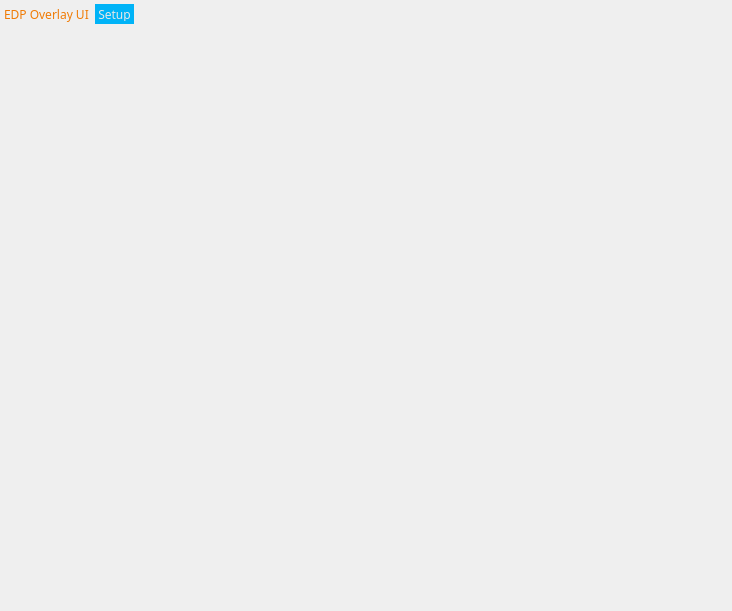
<?xml version="1.0" encoding="UTF-8"?>
<ui version="4.0">
    <class>Form</class>
    <widget class="QWidget" name="Form">
        <property name="geometry">
            <rect>
                <x>0</x>
                <y>0</y>
                <width>732</width>
                <height>611</height>
            </rect>
        </property>
        <property name="minimumSize">
            <size>
                <width>724</width>
                <height>580</height>
            </size>
        </property>
        <property name="palette">
            <palette>
                <active>
                    <colorrole role="WindowText">
                        <brush brushstyle="SolidPattern">
                            <color alpha="255">
                                <red>240</red>
                                <green>123</green>
                                <blue>5</blue>
                            </color>
                        </brush>
                    </colorrole>
                </active>
                <inactive>
                    <colorrole role="WindowText">
                        <brush brushstyle="SolidPattern">
                            <color alpha="255">
                                <red>240</red>
                                <green>123</green>
                                <blue>5</blue>
                            </color>
                        </brush>
                    </colorrole>
                </inactive>
                <disabled>
                    <colorrole role="WindowText">
                        <brush brushstyle="SolidPattern">
                            <color alpha="255">
                                <red>120</red>
                                <green>120</green>
                                <blue>120</blue>
                            </color>
                        </brush>
                    </colorrole>
                </disabled>
            </palette>
        </property>
        <property name="font">
            <font>
                <family>Corbel</family>
            </font>
        </property>
        <property name="windowTitle">
            <string>Form</string>
        </property>
        <layout class="QVBoxLayout" name="verticalLayout_2">
            <property name="leftMargin">
                <number>4</number>
            </property>
            <property name="topMargin">
                <number>4</number>
            </property>
            <property name="rightMargin">
                <number>4</number>
            </property>
            <property name="bottomMargin">
                <number>4</number>
            </property>
            <item>
                <layout class="QHBoxLayout" name="horizontalLayout_2">
                    <item>
                        <widget class="QLabel" name="label">
                            <property name="text">
                                <string>EDP Overlay UI</string>
                            </property>
                        </widget>
                    </item>
                    <item>
                        <widget class="QPushButton" name="setup_button">
                            <property name="sizePolicy">
                                <sizepolicy hsizetype="Minimum" vsizetype="Fixed">
                                    <horstretch>0</horstretch>
                                    <verstretch>0</verstretch>
                                </sizepolicy>
                            </property>
                            <property name="minimumSize">
                                <size>
                                    <width>20</width>
                                    <height>20</height>
                                </size>
                            </property>
                            <property name="maximumSize">
                                <size>
                                    <width>199999</width>
                                    <height>20</height>
                                </size>
                            </property>
                            <property name="styleSheet">
                                <string notr="true">QPushButton {
                                    padding: 3px;
                                    color: rgb(232, 232, 232);
                                    background-color: rgb(0, 179, 247);
                                    border-style: solid;
                                    }

                                    QPushButton:hover {
                                    background-color: rgb(10, 139, 214);
                                    }

                                    QPushButton:pressed {
                                    color: rgb(63, 63, 63);
                                    background-color: rgb(232, 232, 232);
                                    border-color: rgb(232, 232, 232);
                                    }
                                </string>
                            </property>
                            <property name="text">
                                <string>Setup</string>
                            </property>
                            <property name="checkable">
                                <bool>true</bool>
                            </property>
                        </widget>
                    </item>
                    <item>
                        <spacer name="horizontalSpacer_4">
                            <property name="orientation">
                                <enum>Qt::Horizontal</enum>
                            </property>
                            <property name="sizeHint" stdset="0">
                                <size>
                                    <width>40</width>
                                    <height>20</height>
                                </size>
                            </property>
                        </spacer>
                    </item>
                </layout>
            </item>
            <item>
                <layout class="QGridLayout" name="gridLayout">
                    <item row="0" column="0">
                        <layout class="QVBoxLayout" name="verticalLayout">
                            <item>
                                <layout class="QVBoxLayout" name="vlayout_top_left"/>
                            </item>
                            <item>
                                <spacer name="verticalSpacer">
                                    <property name="orientation">
                                        <enum>Qt::Vertical</enum>
                                    </property>
                                    <property name="sizeType">
                                        <enum>QSizePolicy::Expanding</enum>
                                    </property>
                                    <property name="sizeHint" stdset="0">
                                        <size>
                                            <width>10</width>
                                            <height>10</height>
                                        </size>
                                    </property>
                                </spacer>
                            </item>
                        </layout>
                    </item>
                    <item row="0" column="2">
                        <layout class="QVBoxLayout" name="verticalLayout_7">
                            <item>
                                <layout class="QVBoxLayout" name="vlayout_top_center"/>
                            </item>
                            <item>
                                <spacer name="verticalSpacer_2">
                                    <property name="orientation">
                                        <enum>Qt::Vertical</enum>
                                    </property>
                                    <property name="sizeHint" stdset="0">
                                        <size>
                                            <width>10</width>
                                            <height>10</height>
                                        </size>
                                    </property>
                                </spacer>
                            </item>
                        </layout>
                    </item>
                    <item row="0" column="4">
                        <layout class="QVBoxLayout" name="verticalLayout_15">
                            <item>
                                <layout class="QHBoxLayout" name="horizontalLayout">
                                    <item>
                                        <spacer name="horizontalSpacer_3">
                                            <property name="orientation">
                                                <enum>Qt::Horizontal</enum>
                                            </property>
                                            <property name="sizeType">
                                                <enum>QSizePolicy::Preferred</enum>
                                            </property>
                                            <property name="sizeHint" stdset="0">
                                                <size>
                                                    <width>0</width>
                                                    <height>0</height>
                                                </size>
                                            </property>
                                        </spacer>
                                    </item>
                                </layout>
                            </item>
                            <item>
                                <layout class="QVBoxLayout" name="vlayout_top_right"/>
                            </item>
                            <item>
                                <spacer name="verticalSpacer_16">
                                    <property name="orientation">
                                        <enum>Qt::Vertical</enum>
                                    </property>
                                    <property name="sizeHint" stdset="0">
                                        <size>
                                            <width>10</width>
                                            <height>10</height>
                                        </size>
                                    </property>
                                </spacer>
                            </item>
                        </layout>
                    </item>
                    <item row="1" column="2">
                        <spacer name="verticalSpacer_7">
                            <property name="orientation">
                                <enum>Qt::Vertical</enum>
                            </property>
                            <property name="sizeHint" stdset="0">
                                <size>
                                    <width>20</width>
                                    <height>40</height>
                                </size>
                            </property>
                        </spacer>
                    </item>
                    <item row="2" column="0">
                        <layout class="QVBoxLayout" name="verticalLayout_17">
                            <item>
                                <spacer name="verticalSpacer_17">
                                    <property name="orientation">
                                        <enum>Qt::Vertical</enum>
                                    </property>
                                    <property name="sizeHint" stdset="0">
                                        <size>
                                            <width>10</width>
                                            <height>10</height>
                                        </size>
                                    </property>
                                </spacer>
                            </item>
                            <item>
                                <layout class="QVBoxLayout" name="vlayout_center_left"/>
                            </item>
                            <item>
                                <spacer name="verticalSpacer_18">
                                    <property name="orientation">
                                        <enum>Qt::Vertical</enum>
                                    </property>
                                    <property name="sizeHint" stdset="0">
                                        <size>
                                            <width>10</width>
                                            <height>10</height>
                                        </size>
                                    </property>
                                </spacer>
                            </item>
                        </layout>
                    </item>
                    <item row="2" column="1">
                        <spacer name="horizontalSpacer">
                            <property name="orientation">
                                <enum>Qt::Horizontal</enum>
                            </property>
                            <property name="sizeType">
                                <enum>QSizePolicy::MinimumExpanding</enum>
                            </property>
                            <property name="sizeHint" stdset="0">
                                <size>
                                    <width>0</width>
                                    <height>20</height>
                                </size>
                            </property>
                        </spacer>
                    </item>
                    <item row="2" column="2">
                        <layout class="QVBoxLayout" name="verticalLayout_3">
                            <item>
                                <spacer name="verticalSpacer_3">
                                    <property name="orientation">
                                        <enum>Qt::Vertical</enum>
                                    </property>
                                    <property name="sizeHint" stdset="0">
                                        <size>
                                            <width>10</width>
                                            <height>10</height>
                                        </size>
                                    </property>
                                </spacer>
                            </item>
                            <item>
                                <layout class="QVBoxLayout" name="vlayout_center"/>
                            </item>
                            <item>
                                <spacer name="verticalSpacer_4">
                                    <property name="orientation">
                                        <enum>Qt::Vertical</enum>
                                    </property>
                                    <property name="sizeHint" stdset="0">
                                        <size>
                                            <width>10</width>
                                            <height>10</height>
                                        </size>
                                    </property>
                                </spacer>
                            </item>
                        </layout>
                    </item>
                    <item row="2" column="3">
                        <spacer name="horizontalSpacer_2">
                            <property name="orientation">
                                <enum>Qt::Horizontal</enum>
                            </property>
                            <property name="sizeType">
                                <enum>QSizePolicy::MinimumExpanding</enum>
                            </property>
                            <property name="sizeHint" stdset="0">
                                <size>
                                    <width>0</width>
                                    <height>20</height>
                                </size>
                            </property>
                        </spacer>
                    </item>
                    <item row="2" column="4">
                        <layout class="QVBoxLayout" name="verticalLayout_5">
                            <item>
                                <spacer name="verticalSpacer_5">
                                    <property name="orientation">
                                        <enum>Qt::Vertical</enum>
                                    </property>
                                    <property name="sizeHint" stdset="0">
                                        <size>
                                            <width>10</width>
                                            <height>10</height>
                                        </size>
                                    </property>
                                </spacer>
                            </item>
                            <item>
                                <layout class="QVBoxLayout" name="vlayout_center_right"/>
                            </item>
                            <item>
                                <spacer name="verticalSpacer_6">
                                    <property name="orientation">
                                        <enum>Qt::Vertical</enum>
                                    </property>
                                    <property name="sizeHint" stdset="0">
                                        <size>
                                            <width>10</width>
                                            <height>10</height>
                                        </size>
                                    </property>
                                </spacer>
                            </item>
                        </layout>
                    </item>
                    <item row="3" column="2">
                        <spacer name="verticalSpacer_10">
                            <property name="orientation">
                                <enum>Qt::Vertical</enum>
                            </property>
                            <property name="sizeHint" stdset="0">
                                <size>
                                    <width>20</width>
                                    <height>40</height>
                                </size>
                            </property>
                        </spacer>
                    </item>
                    <item row="4" column="0">
                        <layout class="QVBoxLayout" name="verticalLayout_13">
                            <item>
                                <spacer name="verticalSpacer_13">
                                    <property name="orientation">
                                        <enum>Qt::Vertical</enum>
                                    </property>
                                    <property name="sizeHint" stdset="0">
                                        <size>
                                            <width>10</width>
                                            <height>10</height>
                                        </size>
                                    </property>
                                </spacer>
                            </item>
                            <item>
                                <layout class="QVBoxLayout" name="vlayout_bottom_left"/>
                            </item>
                        </layout>
                    </item>
                    <item row="4" column="2">
                        <layout class="QVBoxLayout" name="verticalLayout_11">
                            <item>
                                <spacer name="verticalSpacer_11">
                                    <property name="orientation">
                                        <enum>Qt::Vertical</enum>
                                    </property>
                                    <property name="sizeHint" stdset="0">
                                        <size>
                                            <width>10</width>
                                            <height>10</height>
                                        </size>
                                    </property>
                                </spacer>
                            </item>
                            <item>
                                <layout class="QVBoxLayout" name="vlayout_bottom_center"/>
                            </item>
                        </layout>
                    </item>
                    <item row="4" column="4">
                        <layout class="QVBoxLayout" name="verticalLayout_9">
                            <item>
                                <spacer name="verticalSpacer_9">
                                    <property name="orientation">
                                        <enum>Qt::Vertical</enum>
                                    </property>
                                    <property name="sizeHint" stdset="0">
                                        <size>
                                            <width>10</width>
                                            <height>10</height>
                                        </size>
                                    </property>
                                </spacer>
                            </item>
                            <item>
                                <layout class="QVBoxLayout" name="vlayout_bottom_right"/>
                            </item>
                        </layout>
                    </item>
                </layout>
            </item>
        </layout>
    </widget>
    <resources/>
    <connections/>
</ui>
